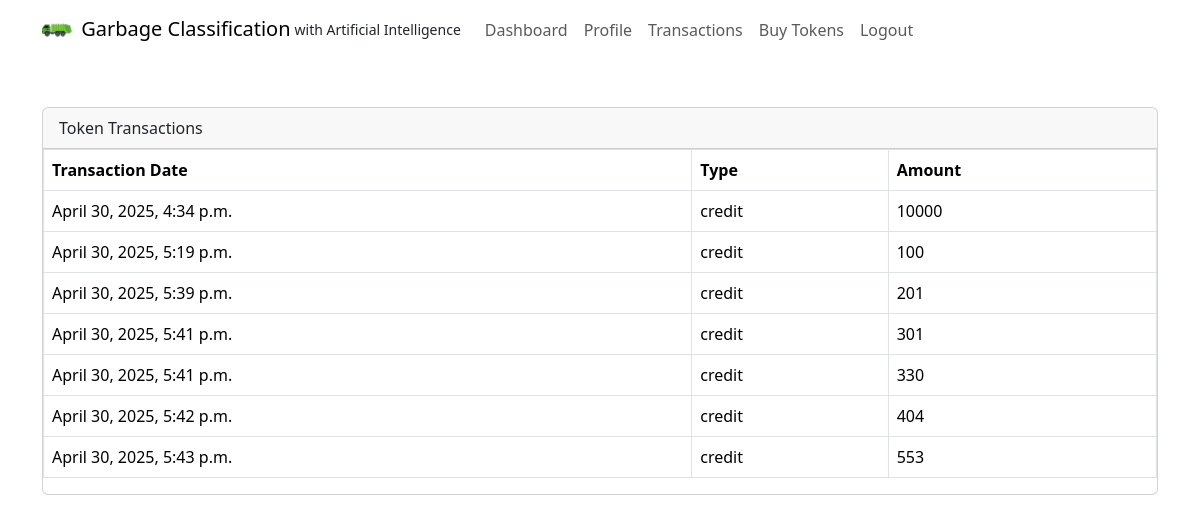
The app's page /token_transactions (signed in) with its own data.
### garbage_admin/models.py (models this page shows, shortened)
class TokenTransaction(models.Model):
    TRANSACTION_TYPES = [
        ('credit', 'Credit'),
        ('debit', 'Debit'),
    ]
    user = models.ForeignKey(User, on_delete=models.CASCADE)
    amount = models.IntegerField()
    transaction_type = models.CharField(max_length=6, choices=TRANSACTION_TYPES, default='debit')
    transaction_date = models.DateTimeField(auto_now_add=True)

### garbage_admin/views.py (the view)
# urls.py: path('token_transactions', views.token_transactions, name='garbage_admin_token_transactions'),
def token_transactions(request):
    if request.user.is_authenticated:
        current_user = User.objects.get(username=request.user)
        current_profile = Profile.objects.get(user=current_user)
        token_transactions = TokenTransaction.objects.filter(user=current_user)
        return render(request, 'token_transactions.html', {'current_user':current_user, 'current_profile':current_profile, 'token_transactions':token_transactions})
    else:
        return render(request, 'login.html', {})

### garbage_admin/templates/token_transactions.html
{% extends 'base.html' %}
{% block content %}
<div class="card my-5">
    <div class="card-header">
        Token Transactions
    </div>
    <table class="table table-bordered">
        <thead>
            <tr>
                <th scope="col">Transaction Date</th>
                <th scope="col">Type</th>
                <th scope="col">Amount</th>
            </tr>
        </thead>
        <tbody>
            {% for tx in token_transactions %}
            <tr>
                <td>{{tx.transaction_date}}</td>
                <td>{{tx.transaction_type}}</td>
                <td>{{tx.amount}}</td>
            </tr>
            {% empty %}
            <tr>
                <td colspan="3">No transactions found.</td>
            </tr>
            {% endfor %}
        </tbody>
    </table>
</div>
{% endblock %}

### garbage_admin/templates/base.html (shortened to what this page needs)
<!doctype html>
<html lang="en">
<head>
    <link href="https://cdn.jsdelivr.net/npm/bootstrap@5.3.3/dist/css/bootstrap.min.css" rel="stylesheet"
>
    {% load static %}
    <link rel="stylesheet" href="{% static 'css/style.css' %}" type="text/css">
    <link rel="stylesheet" href="https://unpkg.com/leaflet@1.9.4/dist/leaflet.css"
 />
</head>
<body class="beautiful_bg">
    {% include 'navbar.html' %}
    <div class="container">
        {% block content %}
        {% endblock %}
    </div>
</body>
</html>

### garbage_admin/templates/navbar.html (shortened to what this page needs)
{% load static %}
<nav class="navbar navbar-expand-lg sticky-top glass">
    <div class="container">
        <a class="navbar-brand me-1" href="{% url 'garbage_admin_dashboard' %}">
            <img src="{% static 'images/logo.png' %}" alt="Garbage Classification Logo" height="30"
                class="d-inline-block align-text-top me-1">
            Garbage Classification
        </a>
        <small class="fw-lighter mb-0 me-3 align-bottom">with Artificial Intelligence</small>
        <div class="collapse navbar-collapse" id="navbarSupportedContent">
            {% if user.is_authenticated %}
            <ul class="navbar-nav me-auto mb-2 mb-lg-0">
                <li class="nav-item"><a class="nav-link" href="{% url 'garbage_admin_dashboard' %}">Dashboard</a></li>
                <li class="nav-item"><a class="nav-link" href="{% url 'garbage_admin_profile' %}">Profile</a></li>
                <li class="nav-item"><a class="nav-link"
                        href="{% url 'garbage_admin_token_transactions' %}">Transactions</a></li>
                <li class="nav-item"><a class="nav-link" href="{% url 'garbage_admin_buy_token' %}">Buy Tokens</a></li>
                <li class="nav-item"><a class="nav-link" href="{% url 'garbage_admin_logout' %}">Logout</a></li>
            </ul>
            {% else %}
            <ul class="navbar-nav me-auto mb-2 mb-lg-0">
                <li class="nav-item"><a class="nav-link" href="{% url 'garbage_admin_login' %}">Login</a></li>
                <li class="nav-item"><a class="nav-link" href="{% url 'garbage_admin_register' %}">Register</a></li>
            </ul>
            {% endif %}
        </div>
    </div>
</nav>

### garbage_admin/static/css/style.css (style rules this page uses)
.glass { background: rgba( 255, 255, 255, 0.1 ); backdrop-filter: blur( 20px ); -webkit-backdrop-filter: blur( 20px ); border: 1px solid rgba( 255, 255, 255, 0.18 ); }
.beautiful_bg { background-image: url('../images/beautiful_bg.jpg'); background-repeat: no-repeat; background-attachment: fixed; background-size: cover; }

### records on screen
TokenTransaction: transaction_date "April 30, 2025, 4:34 p.m.", transaction_type "credit", amount "10000"
TokenTransaction: transaction_date "April 30, 2025, 5:19 p.m.", transaction_type "credit", amount "100"
TokenTransaction: transaction_date "April 30, 2025, 5:39 p.m.", transaction_type "credit", amount "201"
TokenTransaction: transaction_date "April 30, 2025, 5:41 p.m.", transaction_type "credit", amount "301"
TokenTransaction: transaction_date "April 30, 2025, 5:41 p.m.", transaction_type "credit", amount "330"
TokenTransaction: transaction_date "April 30, 2025, 5:42 p.m.", transaction_type "credit", amount "404"
TokenTransaction: transaction_date "April 30, 2025, 5:43 p.m.", transaction_type "credit", amount "553"
